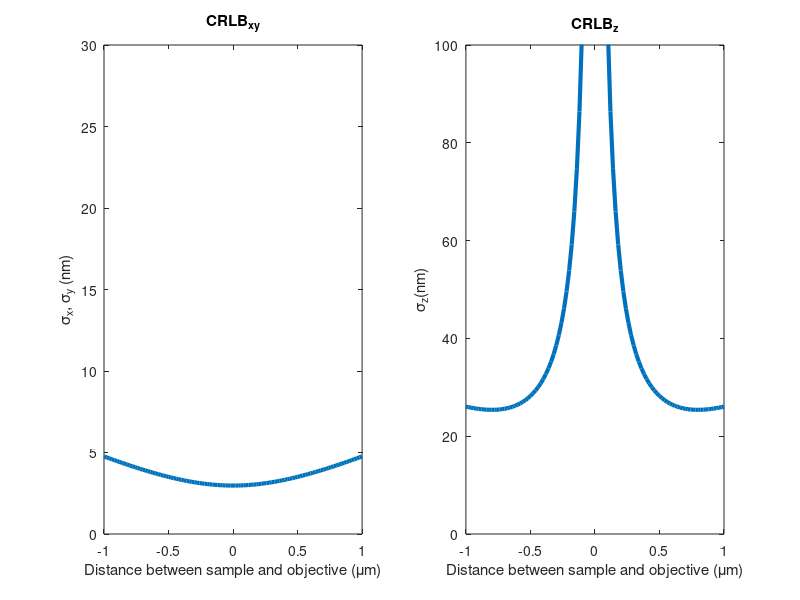

Recreate this plot in MATLAB.
%%%%%%%%%%%%%%%%%%%%%%%%%%%%%%%%%%%%%%%%%%%%%%%%%
% CRLB calculation for a Gaussian PSF with noise
% 02/07/2020
% Abhijit Marar
%%%%%%%%%%%%%%%%%%%%%%%%%%%%%%%%%%%%%%%%%%%%%%%%%
clear all

f_o = 3;                                % Focal length of objective (mm)    
NA = 1.42;                              % Numerical aperture of objective
wave = 515e-6;                          % Wavelength of light (mm)
FWHM = (0.61*wave)/NA;                  % FWHM
sigma_o = FWHM/(2*sqrt(2*log(2)));      % standard deviation of Gaussian
z = 2.999:20e-6:3.001;                  % Distance between sample and objective
z_s = (z-3.000);
N = 1000;                               % No. of photons                                
d = 800e-6;                             % Depth of focus (mm)
bg = 200;                            % No. of bg photons/area    


sigma_g = zeros(1,length(z_s));
fisher_x = zeros(1,length(z_s));
fisher_z = zeros(1,length(z_s));
CRLB_x = zeros(1,length(z_s));
CRLB_z = zeros(1,length(z_s));
dzg_dz = zeros(1,length(z_s));

for i = 1:length(z_s)
    sigma_g(i) = sigma_o*sqrt(1+(z_s(i)/d)^2);
    q_gauss = @(x,y) (1./(2*pi*sigma_g(i).^2)).*exp(-(x.^2+y.^2)/(2*sigma_g(i).^2));
    dq_dx = @(x,y) (-x./(2.*pi.*sigma_g(i).^4)).*exp(-(x.^2+y.^2)/(2.*sigma_g(i).^2));
    dq_dzg = @(x,y) q_gauss(x,y).*((x.^2+y.^2-2.*sigma_g(i).^2)./(sigma_g(i).^3));
    dzg_dz(i) = ((sigma_o*z_s(i))/d^2)*(1+(z_s(i)/d)^2)^(-1/2); 
    F_xx =  @(x,y) ((N./(bg+q_gauss(x,y))).*dq_dx(x,y).*dq_dx(x,y));
    F_zz = @(x,y) ((N./(bg+q_gauss(x,y))).*dq_dzg(x,y).*dq_dzg(x,y).*dzg_dz(i).*dzg_dz(i));
    fisher_x(i) = integral2(F_xx,-6*sigma_g(i),6*sigma_g(i),-6*sigma_g(i),6*sigma_g(i));
    fisher_z(i) = integral2(F_zz,-6*sigma_g(i),6*sigma_g(i),-6*sigma_g(i),6*sigma_g(i));
    CRLB_x(i) = 1/sqrt(fisher_x(i));
    CRLB_z(i) = 1/sqrt(fisher_z(i));
end


defocus = z_s*1.e+3;

figure
subplot(1,2,1)
plot(defocus,CRLB_x.*1e+6,'LineWidth',3)
axis([-1 1 0 30])
title('CRLB_{xy}')
xlabel('Distance between sample and objective (\mum)')
ylabel('\sigma_{x}, \sigma_{y} (nm)')

subplot(1,2,2)
plot(defocus,CRLB_z*1e+6,'LineWidth',3)
axis([-1 1 0 100])
title('CRLB_{z}')
xlabel('Distance between sample and objective (\mum)')
ylabel('\sigma_{z}(nm)')


